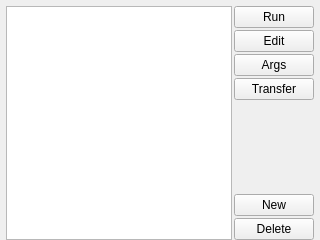
<?xml version="1.0" encoding="UTF-8"?>
<ui version="4.0">
 <class>ProgramsWidget</class>
 <widget class="QWidget" name="ProgramsWidget">
  <property name="geometry">
   <rect>
    <x>0</x>
    <y>0</y>
    <width>320</width>
    <height>240</height>
   </rect>
  </property>
  <property name="windowTitle">
   <string>Programs</string>
  </property>
  <layout class="QVBoxLayout" name="verticalLayout_2">
   <property name="leftMargin">
    <number>6</number>
   </property>
   <property name="topMargin">
    <number>6</number>
   </property>
   <property name="rightMargin">
    <number>6</number>
   </property>
   <property name="bottomMargin">
    <number>0</number>
   </property>
   <item>
    <layout class="QHBoxLayout" name="horizontalLayout">
     <property name="spacing">
      <number>2</number>
     </property>
     <item>
      <widget class="QListView" name="programs"/>
     </item>
     <item>
      <layout class="QVBoxLayout" name="verticalLayout">
       <item>
        <widget class="QPushButton" name="run">
         <property name="text">
          <string>Run</string>
         </property>
         <property name="icon">
          <iconset resource="../rc/icons.qrc">
           <normaloff>:/icons/cog_go.png</normaloff>:/icons/cog_go.png</iconset>
         </property>
        </widget>
       </item>
       <item>
        <widget class="QPushButton" name="edit">
         <property name="text">
          <string>Edit</string>
         </property>
         <property name="icon">
          <iconset resource="../rc/icons.qrc">
           <normaloff>:/icons/cog_edit.png</normaloff>:/icons/cog_edit.png</iconset>
         </property>
        </widget>
       </item>
       <item>
        <widget class="QPushButton" name="args">
         <property name="text">
          <string>Args</string>
         </property>
         <property name="icon">
          <iconset resource="../rc/icons.qrc">
           <normaloff>:/icons/wrench.png</normaloff>:/icons/wrench.png</iconset>
         </property>
        </widget>
       </item>
       <item>
        <widget class="QPushButton" name="transfer">
         <property name="text">
          <string>Transfer</string>
         </property>
         <property name="icon">
          <iconset resource="../rc/icons.qrc">
           <normaloff>:/icons/drive_go.png</normaloff>:/icons/drive_go.png</iconset>
         </property>
        </widget>
       </item>
       <item>
        <spacer name="verticalSpacer">
         <property name="orientation">
          <enum>Qt::Vertical</enum>
         </property>
         <property name="sizeHint" stdset="0">
          <size>
           <width>20</width>
           <height>40</height>
          </size>
         </property>
        </spacer>
       </item>
       <item>
        <widget class="QPushButton" name="add">
         <property name="text">
          <string>New</string>
         </property>
         <property name="icon">
          <iconset resource="../rc/icons.qrc">
           <normaloff>:/icons/add.png</normaloff>:/icons/add.png</iconset>
         </property>
        </widget>
       </item>
       <item>
        <widget class="QPushButton" name="remove">
         <property name="text">
          <string>Delete</string>
         </property>
         <property name="icon">
          <iconset resource="../rc/icons.qrc">
           <normaloff>:/icons/delete.png</normaloff>:/icons/delete.png</iconset>
         </property>
        </widget>
       </item>
      </layout>
     </item>
    </layout>
   </item>
  </layout>
 </widget>
 <resources>
  <include location="../rc/icons.qrc"/>
 </resources>
 <connections/>
</ui>
